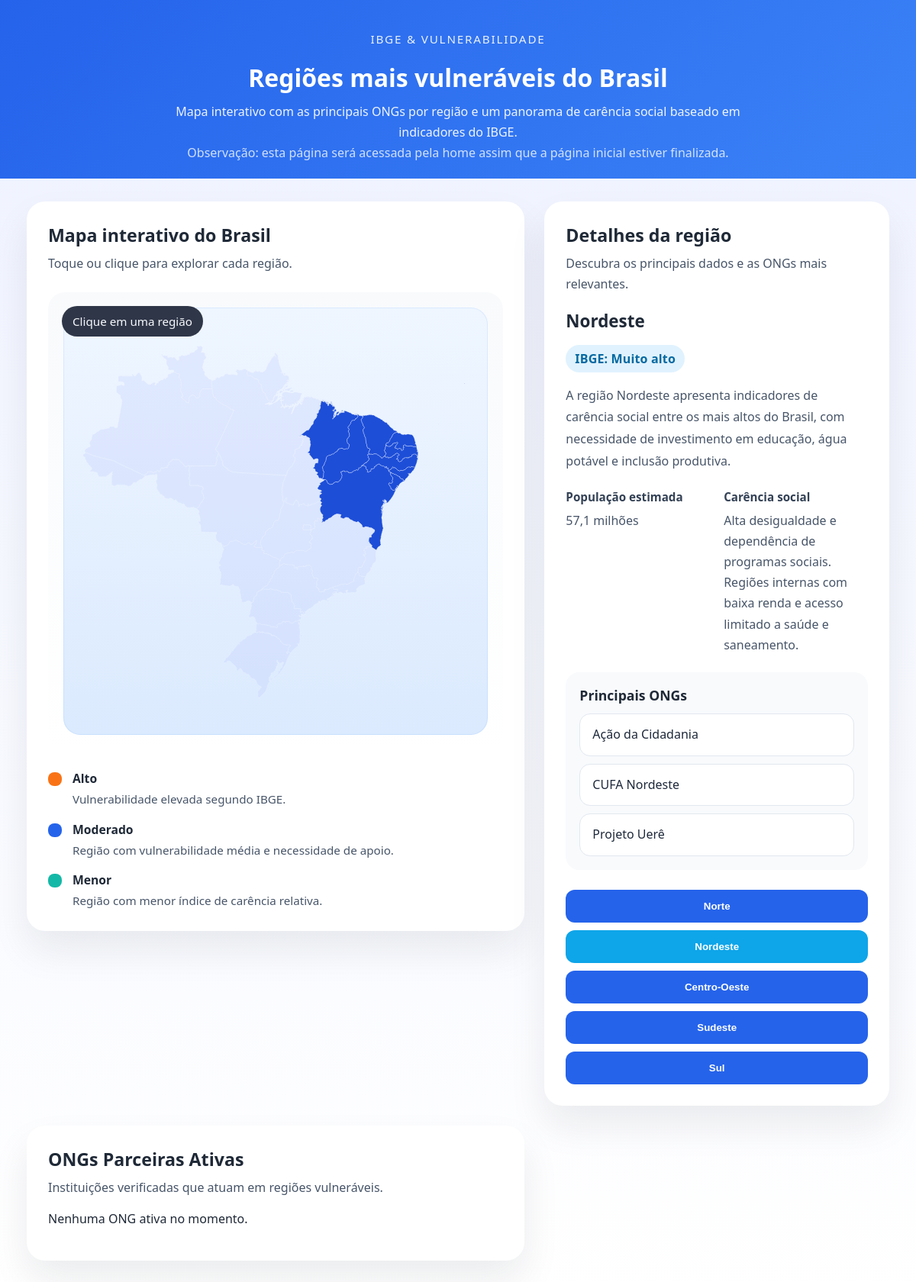
The app's page /public/pages/vulnerabilidade.php, older data.
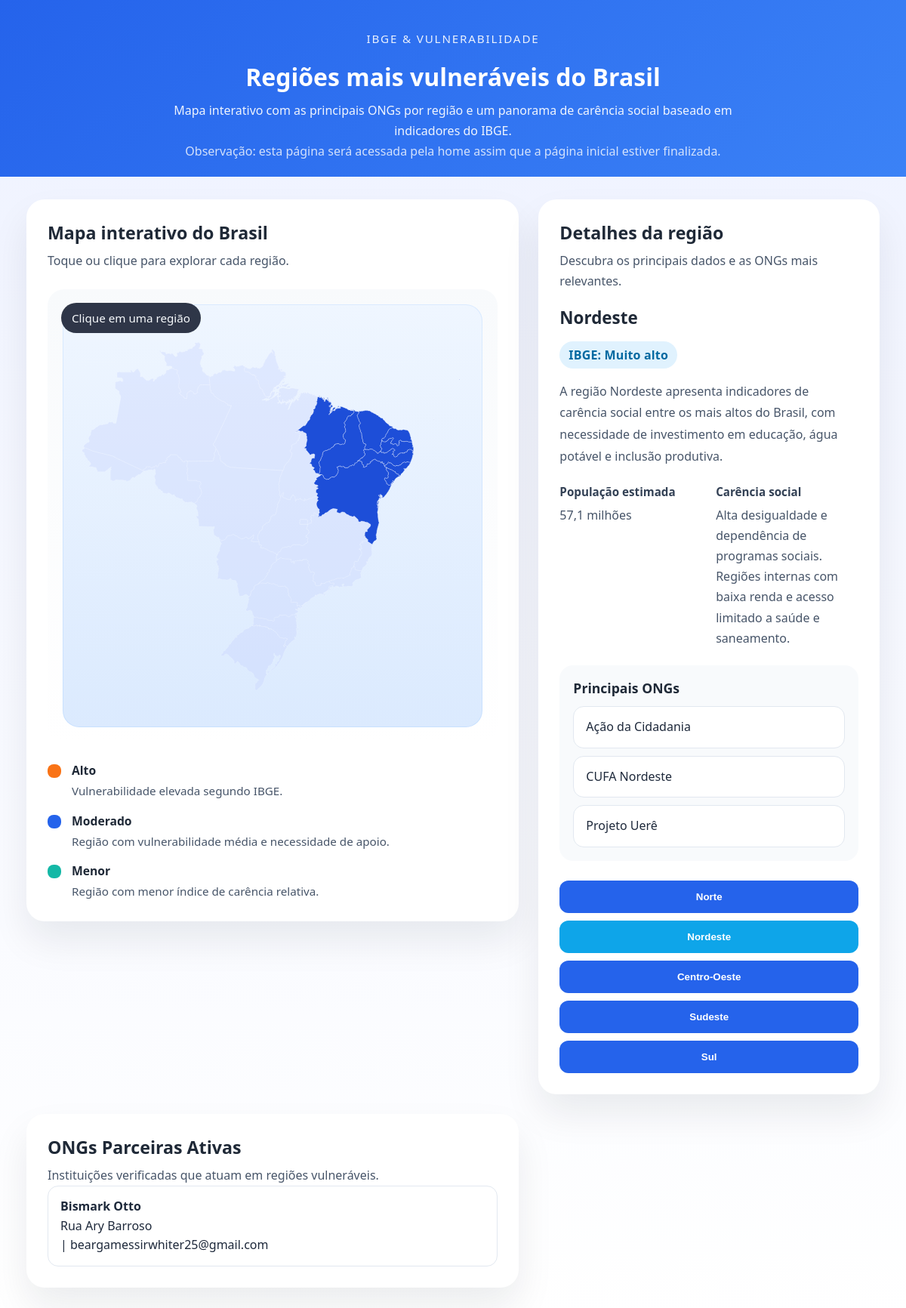
The same page, newer data.
### tables this page shows
CREATE TABLE `ong` (
  `id_ong` int(10) UNSIGNED NOT NULL,
  `id_usuario` int(10) UNSIGNED DEFAULT NULL,
  `nome` varchar(300) NOT NULL,
  `cnpj` char(18) NOT NULL,
  `localizacao` varchar(50) NOT NULL,
  `classificacao_risco` enum('emergencia','continuo','pontual','baixa_prioridade') NOT NULL,
  `status_elegibilidade` enum('pendente','aprovado','rejeitado','ativo','suspenso') NOT NULL DEFAULT 'pendente',
  `data_atualizacao` datetime NOT NULL DEFAULT current_timestamp(),
  `criado_em` datetime NOT NULL DEFAULT current_timestamp(),
  `sigla_estado` varchar(2) DEFAULT NULL,
  `endereco` varchar(200) DEFAULT NULL,
  `cidade` varchar(50) DEFAULT NULL,
  `descricao` varchar(300) DEFAULT NULL,
  `senha_hash` varchar(200) DEFAULT NULL,
  `email` varchar(200) DEFAULT NULL,
  `token_confirmacao` varchar(200) DEFAULT NULL,
  `area_atuacao` varchar(50) DEFAULT NULL
);

### public/pages/vulnerabilidade.php (the view, shortened to what this page needs)
<?php
require '../../src/api/database.php';
try {
    $stmt = $pdo->prepare("SELECT nome, endereco, email FROM ong WHERE status_elegibilidade = 'ativo' ORDER BY nome LIMIT 10");
    $stmt->execute();
    $ongs = $stmt->fetchAll(PDO::FETCH_ASSOC);
} catch (PDOException $e) {
    $ongs = [];
}
?>
<!DOCTYPE html>
<html lang="pt-BR">
<head>
    <link rel="stylesheet" href="../assets/css/vulnerabilidade.css">
</head>
<body>
    <header class="page-header">
        <div class="page-title">
            <span>IBGE & Vulnerabilidade</span>
            <h1>Regiões mais vulneráveis do Brasil</h1>
            <p>Mapa interativo com as principais ONGs por região e um panorama de carência social baseado em indicadores do IBGE.</p>
            <p class="notice">Observação: esta página será acessada pela home assim que a página inicial estiver finalizada.</p>
        </div>
    </header>
    <main class="page-content">
        <section class="map-section">
            <div class="card">
                <div class="card-header">
                    <h2>Mapa interativo do Brasil</h2>
                    <p>Toque ou clique para explorar cada região.</p>
                </div>
                <div class="map-wrapper">
                    <div class="svg-container" id="svgContainer">
                    </div>
                    <div class="map-tooltip" id="mapTooltip">Clique em uma região</div>
                </div>
                <div class="legend">
                    <div class="legend-item">
                        <span class="legend-color high"></span>
                        <div>
                            <strong>Alto</strong>
                            <p>Vulnerabilidade elevada segundo IBGE.</p>
                        </div>
                    </div>
                    <div class="legend-item">
                        <span class="legend-color medium"></span>
                        <div>
                            <strong>Moderado</strong>
                            <p>Região com vulnerabilidade média e necessidade de apoio.</p>
                        </div>
                    </div>
                    <div class="legend-item">
                        <span class="legend-color low"></span>
                        <div>
                            <strong>Menor</strong>
                            <p>Região com menor índice de carência relativa.</p>
                        </div>
                    </div>
                </div>
            </div>
        </section>
        <section class="info-section">
            <div class="card region-details">
                <div class="card-header">
                    <h2>Detalhes da região</h2>
                    <p>Descubra os principais dados e as ONGs mais relevantes.</p>
                </div>
                <div class="detail-block">
                    <h3 id="regionName">Selecione uma região</h3>
                    <span class="vulnerability-label" id="regionLevel">IBGE: aguarde seleção</span>
                    <p id="regionDescription">O mapa apresenta as áreas mais vulneráveis do Brasil por região macro, com foco em pobreza, desigualdade e acesso a serviços básicos.</p>
                </div>
                <div class="detail-grid">
                    <div>
                        <strong>População estimada</strong>
                        <p id="regionPopulation">—</p>
                    </div>
                    <div>
                        <strong>Carência social</strong>
                        <p id="regionNeed">—</p>
                    </div>
                </div>
                <div class="ong-card">
                    <h3>Principais ONGs</h3>
                    <ul id="regionOngs" class="ong-list">
                    </ul>
                </div>
                <div class="region-selector">
                    <button type="button" data-region="norte">Norte</button>
                    <button type="button" data-region="nordeste">Nordeste</button>
                    <button type="button" data-region="centro-oeste">Centro-Oeste</button>
                    <button type="button" data-region="sudeste">Sudeste</button>
                    <button type="button" data-region="sul">Sul</button>
                </div>
            </div>
        </section>
        <section class="info-section">
            <div class="card">
                <div class="card-header">
                    <h2>ONGs Parceiras Ativas</h2>
                    <p>Instituições verificadas que atuam em regiões vulneráveis.</p>
                </div>
                <div class="ong-list">
                    <?php if(empty($ongs)): ?>
                        <p>Nenhuma ONG ativa no momento.</p>
                    <?php else: ?>
                        <?php foreach($ongs as $ong): ?>
                            <li>
                                <strong><?php echo htmlspecialchars($ong['nome']); ?></strong><br>
                                <?php echo htmlspecialchars($ong['endereco']); ?><br>
                                <?php echo htmlspecialchars($ong['telefone']); ?> | <?php echo htmlspecialchars($ong['email']); ?>
                            </li>
                        <?php endforeach; ?>
                    <?php endif; ?>
                </div>
            </div>
        </section>
    </main>
</body>
</html>

### public/assets/css/vulnerabilidade.css (style rules this page uses)
* { box-sizing: border-box; }
body { margin: 0; font-family: 'Segoe UI', Tahoma, Geneva, Verdana, sans-serif; background: linear-gradient(180deg, #eef2ff 0%, #ffffff 100%); color: #1f2937; }
.page-header { padding: 40px 35px 20px; background: linear-gradient(135deg, #2563eb, #3b82f6); color: #ffffff; text-align: center; }
.page-header .page-title { max-width: 900px; margin: 0 auto; }
.page-header span { display: inline-block; font-size: 0.95rem; letter-spacing: 0.12em; text-transform: uppercase; opacity: 0.9; margin-bottom: 12px; }
.page-header h1 { font-size: clamp(2rem, 2.5vw, 3rem); margin: 12px 0 14px; line-height: 1.05; }
.page-header p { max-width: 760px; margin: 0 auto; font-size: 1rem; opacity: 0.92; line-height: 1.7; }
.notice { margin-top: 14px; display: block; color: rgba(255,255,255,0.85); font-size: 0.95rem; opacity: 0.9; }
.page-content { display: grid; grid-template-columns: 1.3fr 0.9fr; gap: 26px; max-width: 1220px; margin: 0 auto; padding: 30px 35px 50px; }
.card { background: #ffffff; border-radius: 24px; box-shadow: 0 26px 50px rgba(15, 23, 42, 0.08); padding: 28px; }
.card-header h2 { margin: 0 0 8px; font-size: 1.45rem; }
.card-header p { margin: 0; color: #475569; line-height: 1.7; }
.map-wrapper { position: relative; margin-top: 24px; padding: 20px; background: linear-gradient(180deg, #f8fafc 0%, #ffffff 100%); border-radius: 22px; }
.svg-container { position: relative; min-height: 560px; background: linear-gradient(180deg, #eff6ff 0%, #dbeafe 100%); border-radius: 22px; overflow: hidden; display: flex; align-items: center; justify-content: center; box-shadow: inset 0 0 0 1px rgba(96, 165, 250, 0.15); }
.map-tooltip { position: absolute; top: 18px; left: 18px; background: rgba(15, 23, 42, 0.95); color: #f8fafc; padding: 10px 14px; border-radius: 999px; font-size: 0.95rem; pointer-events: none; opacity: 0.9; }
.legend { display: grid; gap: 16px; margin-top: 26px; }
.legend-item { display: flex; gap: 14px; align-items: flex-start; }
.legend-color { width: 18px; height: 18px; border-radius: 8px; flex-shrink: 0; margin-top: 3px; }
.legend-color.high { background: #f97316; }
.legend-color.medium { background: #2563eb; }
.legend-color.low { background: #14b8a6; }
.legend-item strong { display: block; margin-bottom: 4px; font-size: 0.98rem; }
.legend-item p { margin: 0; color: #475569; font-size: 0.95rem; line-height: 1.6; }
.info-section { display: grid; gap: 24px; }
.region-details .detail-block { margin-top: 18px; }
.region-details h3 { margin: 0 0 10px; font-size: 1.4rem; }
.vulnerability-label { display: inline-flex; align-items: center; margin-top: 6px; padding: 7px 12px; border-radius: 999px; background: #e0f2fe; color: #0369a1; font-weight: 600; letter-spacing: 0.01em; }
.detail-block p { margin: 16px 0 0; color: #475569; line-height: 1.8; }
.detail-grid { display: grid; gap: 18px; grid-template-columns: repeat(2, minmax(0, 1fr)); margin: 22px 0; }
.detail-grid strong { display: block; font-size: 0.95rem; margin-bottom: 8px; color: #334155; }
.detail-grid p { margin: 0; color: #475569; line-height: 1.7; }
.ong-card { background: #f8fafc; padding: 18px; border-radius: 18px; }
.ong-card h3 { margin: 0 0 12px; font-size: 1.1rem; }
.ong-list { list-style: none; padding: 0; margin: 0; display: grid; gap: 10px; }
.ong-list li { background: #ffffff; padding: 14px 16px; border-radius: 14px; border: 1px solid #e2e8f0; color: #1e293b; line-height: 1.6; }
.region-selector { display: grid; gap: 10px; margin-top: 26px; }
.region-selector button { border: none; border-radius: 12px; padding: 14px 18px; background: #2563eb; color: #ffffff; cursor: pointer; font-weight: 600; transition: background 0.2s ease, transform 0.2s ease; }
.region-selector button.active { background: #0ea5e9; }

Row changes from the older to the newer data that the page shows:
added ong: nome "Bismark Otto", endereco "Rua Ary Barroso", email "beargamessirwhiter25@gmail.com"
Text that changed along with them:
text no longer shown: "Nenhuma ONG ativa no momento."
